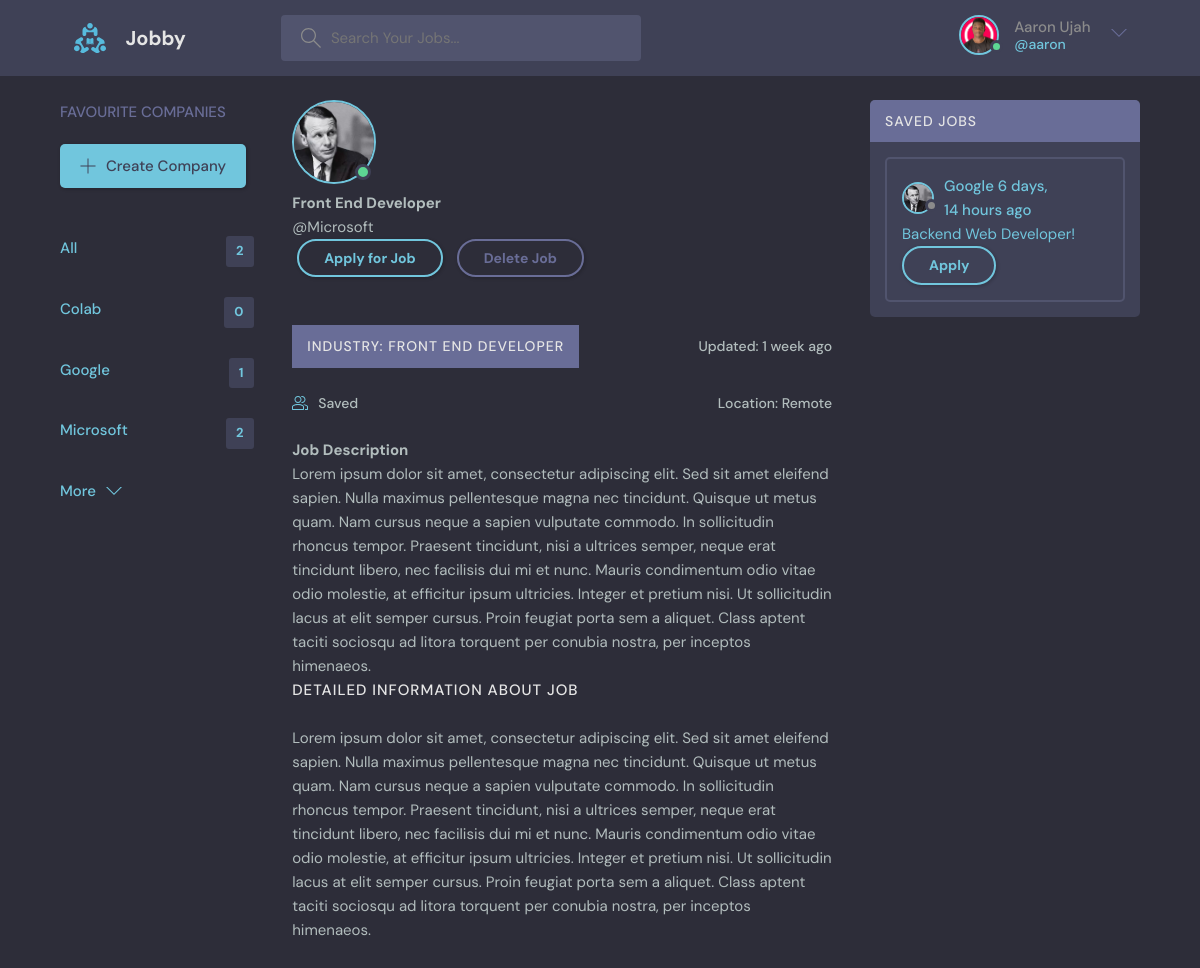
The app's page /job/1 (signed in) with its own data.
### myjob/models.py (models this page shows, shortened)
class User(AbstractUser):
    name = models.CharField(max_length = 200, null=True, blank=True)
    email = models.EmailField(unique=True, null=True)
    username = models.CharField(max_length = 200, unique=True, null=True)
    bio = models.TextField(null=True, blank=True)
    interest_one = models.CharField(max_length=200, null=True, blank=True)
    interest_two = models.CharField(max_length=200, null=True, blank=True)
    interest_three = models.CharField(max_length=200, null=True, blank=True)
    avatar = models.ImageField(null=True, default="avatar.svg", blank=True)
    USERNAME_FIELD = 'email'
    REQUIRED_FIELDS = []

class Company(models.Model):
    user = models.ForeignKey(User, on_delete=models.CASCADE, null=True)
    name = models.CharField(max_length=200)
    website = models.URLField(max_length=200)
    logo = models.ImageField(null=True, default="avatar.svg", blank=True)
    updated = models.DateTimeField(auto_now=True)
    created = models.DateTimeField(auto_now_add=True)
    class Meta:
        ordering = ['-updated', '-created']

class Job(models.Model):
    client = models.ForeignKey(User, on_delete=models.CASCADE)
    industry = models.CharField(max_length=200, null=True)
    company = models.ForeignKey(Company, on_delete=models.CASCADE)
    name = models.CharField(max_length=200)
    description = models.TextField(null=True, blank=True)
    information = models.TextField()
    location = models.CharField(max_length=200)
    link = models.URLField(max_length=200, null=True)
    saved = models.BooleanField(default=False)
    updated = models.DateTimeField(auto_now=True)
    created = models.DateTimeField(auto_now_add=True)
    deleted = models.BooleanField(default=False)
    class Meta:
        ordering = ['-updated', '-created']

### myjob/views.py (the view)
# urls.py: path('job/<str:pk>', views.job, name='job'),
@login_required(login_url='login')
def job(request, pk):
    user = User.objects.get(id=request.user.id)
    job = Job.objects.get(id=pk)
    jobs = Job.objects.filter(client=user)
    saves = Job.objects.filter(saved=True, client=user)
    companies = Company.objects.filter(user=user)
    context = {'job': job, 'jobs': jobs, 'saves': saves, 'companies': companies }
    return render(request, 'myjob/job.html', context)

### myjob/templates/myjob/job.html (shortened to what this page needs)
{% extends 'main.html' %}
{% block content %}
  <main class="profile-page layout layout--3">
    <div class="container">
      {% include 'myjob/companies_component.html' %}
      <div class="roomList">
        <div class="profile">
          <div class="profile__avatar">
            <div class="avatar avatar--large active">
              <img src="{{job.company.logo.url}}" />
            </div>
          </div>
          <div class="profile__info">
            <h3>{{job.name}}</h3>
            <p>@{{job.company.name}}</p>
            {% if request.user == job.client  %}
                <a href="{{job.link}}" class="btn btn--main btn--pill" style="margin-left: 5px; margin-right: 5px;">Apply for Job</a>
                <a href="{% url 'delete-job' job.id %}" class="btn btn--main btn--pill" style="color:#696d97; border-top-color:#696d97; border-right-color:#696d97;
                border-bottom-color:#696d97; border-left-color:#696d97; margin-left: 5px; margin-right: 5px;">
                  Delete Job
                </a>
            {% endif %}
          </div>
          <br>
          <br>
          <div class="roomListRoom__header">
            <a href="{% url 'home' %}?q={{job.industry}}" class="roomListRoom__author">
                <span class="activities__header"><h2>Industry: {{job.industry}}</h2></span>
            </a>
            <div class="roomListRoom__actions">
                <span >Updated: {{job.updated|timesince}} ago</span>
            </div>
          </div>
          <br>
          <div class="roomListRoom__header">
            <a href="" data-job= {{job.id}} data-action='add' class="roomListRoom__joined saved-update">
               Saved
            </a>
            <div class="roomListRoom__actions">
                <span>Location: {{job.location}}</span>
            </div>
          </div>
          <br>
          <div class="profile__about">
            <h3>Job Description</h3>
            <p>
              {{job.description}}
            </p>
          </div>
        </div>
        <div class="roomList__header">
          <div>
            <h2>Detailed Information About Job</h2>
          </div>
        </div>
        {{job.information|safe}}
      </div>
      {% include 'myjob/saved_component.html' %}
    </div>
  </main>
{% endblock content %}

### templates/navbar.html (shortened to what this page needs)
{% load static %}
<header class="header header--loggedIn">
    <div class="container">
      <a href="{% url 'home' %}" class="header__logo">
        <img src="{% static 'images/logo.svg' %}" />
        <h1>Jobby</h1>
      </a>
      <form class="header__search" method="GET" action="{% url 'home' %}">
        <label>
          <input name="q" placeholder="Search Your Jobs..." />
        </label>
      </form>
      <nav class="header__menu">
        {% if request.user.is_authenticated %}
        <div class="header__user">
            <a href="{% url 'user-profile' %}">
                <div class="avatar avatar--medium active">
                <img src="{{request.user.avatar.url}}" />
                </div>
                <p>{{request.user.name}} <span>@{{request.user.username}}</span></p>
            </a>
          <button class="dropdown-button">
            <svg version="1.1" xmlns="http://www.w3.org/2000/svg" width="32" height="32" viewBox="0 0 32 32">
              <title>chevron-down</title>
              <path d="M16 21l-13-13h-3l16 16 16-16h-3l-13 13z"></path>
            </svg>
          </button>
        </div>
        {% else %}
        <a href="{% url 'login' %}">
          <img src="{% static 'images/avatar.svg' %}" />
          <p>Login</p>
        </a>
        {% endif %}
      </nav>
    </div>
</header>

### myjob/templates/myjob/companies_component.html
<div class="topics">
    <div class="topics__header">
    <h2>Favourite Companies</h2>
    </div>
    <a class="btn btn--main" href="{% url 'create-company' %}">
        <svg version="1.1" xmlns="http://www.w3.org/2000/svg" width="32" height="32" viewBox="0 0 32 32">
        <title>add</title>
        <path
            d="M16.943 0.943h-1.885v14.115h-14.115v1.885h14.115v14.115h1.885v-14.115h14.115v-1.885h-14.115v-14.115z"
        ></path>
        </svg>
        Create Company
    </a>
    <br>
    <br>
    <br>
    {% if companies.count != 0 %}
        <ul class="topics__list">
            <li>
                <a href="{% url 'home' %}" class="active">All <span>{{jobs.count}}</span></a>
            </li>
            {% for company in companies %}
                <li>
                    <a href="{% url 'home' %}?q={{company.name}}" class="active">{{company.name}}<span>{{company.job_set.all.count}}</span></a>
                </li>
            {% endfor %}
        </ul>
        <a class="btn btn--link" href="{% url 'companies' %}">
        More
        <svg version="1.1" xmlns="http://www.w3.org/2000/svg" width="32" height="32" viewBox="0 0 32 32">
            <title>chevron-down</title>
            <path d="M16 21l-13-13h-3l16 16 16-16h-3l-13 13z"></path>
        </svg>
        </a>
    {% else %}
        <h3 style="margin:10px ;">You have not added any company. Add a company to see it here</h3>
    {% endif %}
</div>

### myjob/templates/myjob/saved_component.html (shortened to what this page needs)
<div class="activities">
    <div class="activities__header">
    <h2>Saved Jobs</h2>
    </div>
    {% if saves.count != 0 %}
        {% for save in saves %}
        <div class="activities__box">
            <div class="activities__boxHeader roomListRoom__header">
                <a href="{% url 'home' %}?q={{job.company.name}}" class="roomListRoom__author">
                <div class="avatar avatar--small">
                    <img src="{{save.company.logo.url}}" />
                </div>
                <p>
                    {{save.company.name}}
                    <span>{{save.updated|timesince}} ago</span>
                </p>
                </a>
            </div>
            <div class="activities__boxContent">
                <a href="{% url 'job' save.id %}">{{save.name}}!</a>
                <a href="{{save.link}}" class="btn btn--main btn--pill">Apply</a>
            </div>
        </div>
        {% endfor %}
    {% else %}
        <div class="activities__header">
            <h3 style="margin:10px ;">You have not Saved any Job. Save a Job to see it here</h3>
        </div>
    {% endif %}
</div>

### records on screen
User: user.avatar (picture), user.name "Aaron Ujah", user.username "aaron"
Company: name "Colab", job_set.all.count "0"
Company: name "Google", job_set.all.count "1"
Company: name "Microsoft", job_set.all.count "2"
Job: company.logo (picture), name "Front End Developer", company.name "Microsoft", industry "FRONT END DEVELOPER", updated "1 week", location "Remote", description "Lorem ipsum dolor sit amet, consectetur adipiscing elit. Sed sit amet eleifend sapien. Nulla maximus pellentesque magna nec tincidunt. Quisque ut metus quam. Nam cursus neque a sapien vulputate commodo. In sollicitudin rhoncus tempor. Praesent tincidunt, nisi a ultrices semper, neque erat tincidunt libero, nec facilisis dui mi et nunc. Mauris condimentum odio vitae odio molestie, at efficitur ipsum ultricies. Integer et pretium nisi. Ut sollicitudin lacus at elit semper cursus. Proin feugiat porta sem a aliquet. Class aptent taciti sociosqu ad litora torquent per conubia nostra, per inceptos himenaeos.", information "Lorem ipsum dolor sit amet, consectetur adipiscing elit. Sed sit amet eleifend sapien. Nulla maximus pellentesque magna nec tincidunt. Quisque ut metus quam. Nam cursus neque a sapien vulputate commodo. In sollicitudin rhoncus tempor. Praesent tincidunt, nisi a ultrices semper, neque erat tincidunt libero, nec facilisis dui mi et nunc. Mauris condimentum odio vitae odio molestie, at efficitur ipsum ultricies. Integer et pretium nisi. Ut sollicitudin lacus at elit semper cursus. Proin feugiat porta sem a aliquet. Class aptent taciti sociosqu ad litora torquent per conubia nostra, per inceptos himenaeos."
Job: company.logo (picture), company.name "Google", updated "6 days, 14 hours", name "Backend Web Developer"

### other values on screen
{{ jobs.count }} "2"
